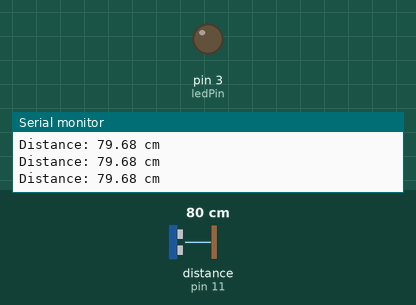
Recording of a sketch running on a simulated Arduino Uno, built with avr-gcc and run on an emulated ATmega328P. Parts: output pins drawn as LEDs (lit = HIGH), the last lines printed to the serial monitor. Wiring (inferred from the names in the program): ultrasonic range finder: trigger pin 12; echo pin 11. Inputs (shaded band) come from the test bench; at power-on: distance to the obstacle (sensor on pin 11) 80 cm. The echo pulse lasts 58.3 µs per cm; pins used as bus, display or sensor lines are not drawn.

Above: at 1.2 s.
1.3 s: distance to the obstacle (sensor on pin 11) set to 12 cm
2.8 s: distance to the obstacle (sensor on pin 11) set to 9 cm
At 3.8 s:
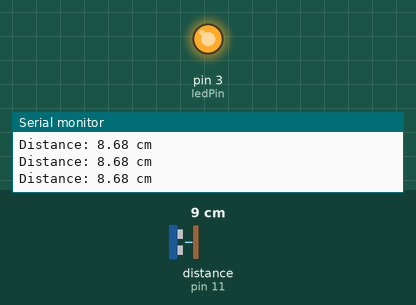
4.4 s: distance to the obstacle (sensor on pin 11) set to 28 cm
5.9 s: distance to the obstacle (sensor on pin 11) set to 34 cm
At 7.1 s:
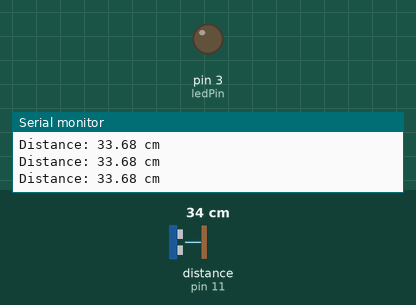
7.4 s: distance to the obstacle (sensor on pin 11) set to 2 cm
At 8.6 s:
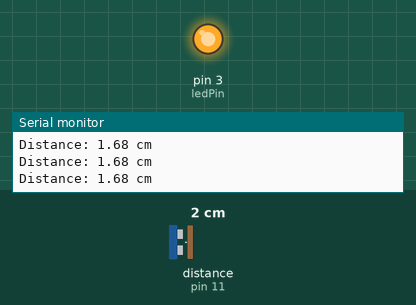
Timing chart, 0 to 9.9 s (numbered marks = the images above; inputs shaded):
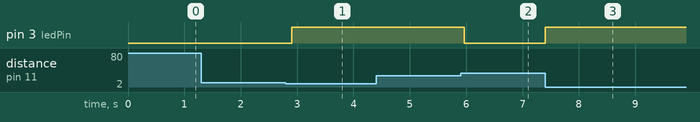

Measured:
- the behaviour switches between 11 and 10 cm on distance to the obstacle (sensor on pin 11) (found by bisection; images 0 and 1)
- the behaviour switches between 30 and 31 cm on distance to the obstacle (sensor on pin 11) (found by bisection; images 1 and 2)
- after the input at 2.8 s, pin 3 (ledPin): LOW → HIGH after 0.10 s
- after the input at 5.9 s, pin 3 (ledPin): HIGH → LOW after 0.07 s
- after the input at 7.4 s, pin 3 (ledPin): LOW → HIGH at once

The sketch:

ProximitySensor_Light.ino
```cpp
// ============================================================
// Proximity Sensor Light
// ============================================================
// This sketch uses an HC-SR04 ultrasonic sensor to measure
// distance. When an object is detected within a threshold
// distance, an LED turns on. When the object moves away,
// the LED turns off.
//
// How the HC-SR04 works:
//   1. The Arduino sends a short HIGH pulse on the Trig pin.
//   2. The sensor emits an ultrasonic burst and listens for
//      the echo bouncing back off a nearby object.
//   3. The sensor drives the Echo pin HIGH for a duration
//      proportional to the round-trip travel time of the sound.
//   4. We measure that duration and convert it to a distance
//      using the speed of sound (~343 m/s at room temperature).
// ============================================================

// --- Pin assignments ---
const int trigPin = 12;   // Trig pin on the HC-SR04 (output from Arduino)
const int echoPin = 11;   // Echo pin on the HC-SR04 (input to Arduino)
const int ledPin  = 3;    // LED anode, connected through a 220 Ω resistor

// --- Hysteresis thresholds ---
// Using two separate thresholds prevents the LED from flickering when
// the measured distance hovers near a single boundary. The LED turns on
// when an object moves closer than onDistance, and doesn't turn off
// until the object moves farther than offDistance.
const int onDistance  = 10;  // cm — LED turns on below this distance
const int offDistance = 30;  // cm — LED turns off above this distance

// --- State tracking ---
bool ledOn = false;        // Tracks whether the LED is currently on

// --- Measurement variables ---
long duration;             // Time (in microseconds) for the echo to return
float distance;            // Calculated distance in centimeters

void setup() {
  // Start serial communication so we can monitor distance readings
  // in the Arduino IDE's Serial Monitor.
  Serial.begin(9600);

  // Configure pin modes:
  //   - trigPin as OUTPUT because we send a pulse from it
  //   - echoPin as INPUT because we read the returning signal
  //   - ledPin as OUTPUT because we drive the LED
  pinMode(trigPin, OUTPUT);
  pinMode(echoPin, INPUT);
  pinMode(ledPin, OUTPUT);
}

void loop() {
  // --- Step 1: Send a trigger pulse ---
  // The HC-SR04 expects a clean HIGH pulse of at least 10 µs on Trig.
  // We first pull Trig LOW briefly to ensure a clean rising edge.
  digitalWrite(trigPin, LOW);
  delayMicroseconds(5);

  // Send the 10 µs HIGH pulse that tells the sensor to fire.
  digitalWrite(trigPin, HIGH);
  delayMicroseconds(10);
  digitalWrite(trigPin, LOW);

  // --- Step 2: Measure the echo duration ---
  // pulseIn() waits for the Echo pin to go HIGH, then measures how
  // long it stays HIGH (in microseconds). This duration represents
  // the round-trip time of the ultrasonic pulse.
  duration = pulseIn(echoPin, HIGH);

  // --- Step 3: Convert duration to distance ---
  // Speed of sound ≈ 343 m/s = 0.0343 cm/µs.
  // The pulse travels to the object and back, so we divide by 2
  // to get the one-way distance.
  distance = duration * 0.0343 / 2;

  // Print the distance to the Serial Monitor for debugging.
  Serial.print("Distance: ");
  Serial.print(distance);
  Serial.println(" cm");

  // --- Step 4: Control the LED using hysteresis ---
  // Instead of a single threshold (which causes flickering when the
  // distance hovers near the boundary), we use two thresholds:
  //   - Turn ON when the object comes closer than onDistance (10 cm)
  //   - Turn OFF when the object moves farther than offDistance (30 cm)
  // When the distance is between the two thresholds, the LED stays
  // in whatever state it was already in (the "dead zone").
  if (!ledOn && distance < onDistance) {
    digitalWrite(ledPin, HIGH);   // LED on — object entered close range
    ledOn = true;
  } else if (ledOn && distance > offDistance) {
    digitalWrite(ledPin, LOW);    // LED off — object left far range
    ledOn = false;
  }

  // Short delay before the next reading to keep the loop stable
  // and avoid flooding the Serial Monitor.
  delay(100);
}
```
